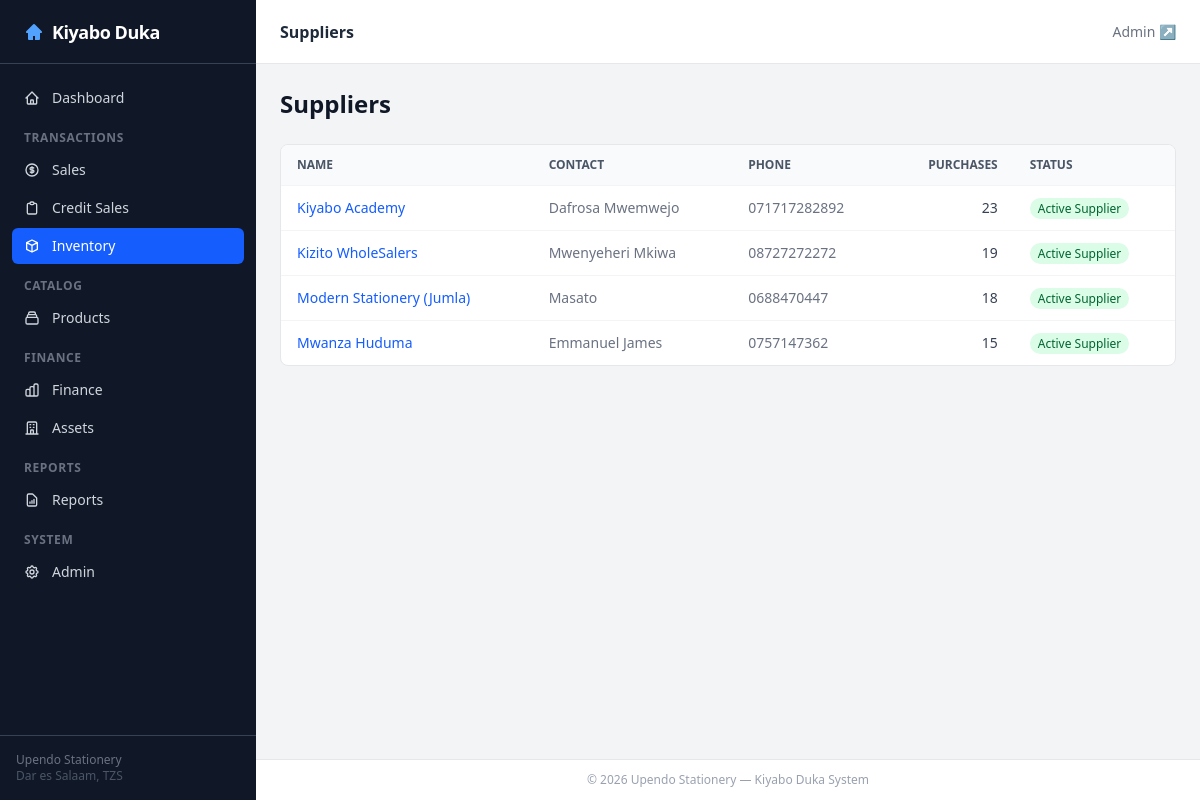
The app's page /inventory/suppliers/ with its own data.
### inventory/models.py (models this page shows, shortened)
class Supplier(TimestampedModel, ActionMixin):
    name = models.CharField(max_length=255)
    contact_person = models.CharField(max_length=255, blank=True)
    phone = models.CharField(max_length=50, blank=True)
    address = models.TextField(blank=True)
    class Meta:
        ordering = ['name']
    def get_absolute_url(self):
        from django.urls import reverse
        return reverse('inventory:supplier_detail', kwargs={'pk': self.pk})
    def get_status_badge(self) -> dict:
        purchase_count = self.purchases.count()
        if purchase_count > 10:
            return {'label': 'Active Supplier', 'color': 'bg-green-100 text-green-800'}
        elif purchase_count > 0:
            return {'label': 'Occasional Supplier', 'color': 'bg-yellow-100 text-yellow-800'}
        else:
            return {'label': 'New Supplier', 'color': 'bg-gray-100 text-gray-800'}

### inventory/views.py (the view)
# urls.py: path('suppliers/', views.SupplierListView.as_view(), name='supplier_list'),
class SupplierListView(ListView):
    model = Supplier
    template_name = 'inventory/supplier_list.html'
    context_object_name = 'suppliers'
    def get_queryset(self):
        return Supplier.objects.annotate(purchase_count=Count('purchases')).order_by('name')

### templates/inventory/supplier_list.html (shortened to what this page needs)
{% extends 'base.html' %}
{% load fmt humanize %}
{% block page_title %}<h1 class="text-base font-semibold text-gray-800">Suppliers</h1>{% endblock %}
{% block content %}
<div class="flex items-center justify-between mb-6">
    <h1 class="text-2xl font-bold text-gray-900">Suppliers</h1>
</div>
<div class="bg-white rounded-lg border border-gray-200 overflow-hidden">
    <table class="min-w-full text-sm divide-y divide-gray-100">
        <thead class="bg-gray-50">
            <tr>
                <th class="px-4 py-3 text-left text-xs font-semibold text-gray-600 uppercase">Name</th>
                <th class="px-4 py-3 text-left text-xs font-semibold text-gray-600 uppercase">Contact</th>
                <th class="px-4 py-3 text-left text-xs font-semibold text-gray-600 uppercase">Phone</th>
                <th class="px-4 py-3 text-right text-xs font-semibold text-gray-600 uppercase">Purchases</th>
                <th class="px-4 py-3 text-left text-xs font-semibold text-gray-600 uppercase">Status</th>
            </tr>
        </thead>
        <tbody class="divide-y divide-gray-100">
            {% for supplier in suppliers %}
            <tr class="hover:bg-gray-50">
                <td class="px-4 py-3">
                    <a href="{{ supplier.get_absolute_url }}" class="font-medium text-blue-600 hover:underline">{{ supplier.name }}</a>
                </td>
                <td class="px-4 py-3 text-gray-500">{{ supplier.contact_person|default:"—" }}</td>
                <td class="px-4 py-3 text-gray-500">{{ supplier.phone|default:"—" }}</td>
                <td class="px-4 py-3 text-right tabular-nums text-gray-700">{{ supplier.purchase_count }}</td>
                <td class="px-4 py-3">
                    <span class="inline-block {{ supplier.get_status_badge.color }} px-2 py-0.5 rounded-full text-xs font-medium">{{ supplier.get_status_badge.label }}</span>
                </td>
            </tr>
            {% empty %}
            <tr><td colspan="5" class="px-4 py-8 text-center text-gray-400">No suppliers found.</td></tr>
            {% endfor %}
        </tbody>
    </table>
</div>
{% endblock %}

### records on screen
Supplier: name "Kiyabo Academy", contact_person "Dafrosa Mwemwejo", phone "071717282892", purchase_count "23", get_status_badge.label "Active Supplier"
Supplier: name "Kizito WholeSalers", contact_person "Mwenyeheri Mkiwa", phone "08727272272", purchase_count "19", get_status_badge.label "Active Supplier"
Supplier: name "Modern Stationery (Jumla)", contact_person "Masato", phone "0688470447", purchase_count "18", get_status_badge.label "Active Supplier"
Supplier: name "Mwanza Huduma", contact_person "Emmanuel James", phone "0757147362", purchase_count "15", get_status_badge.label "Active Supplier"
